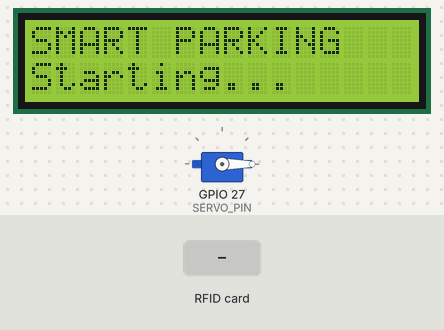
Bench run of a sketch on a simulated ESP32. Shown: 16×2 character LCD, servo. Wiring (inferred from the names in the program): 4 × IR receiver: data GPIO 25 / data GPIO 32 / data GPIO 33 / data GPIO 35. Inputs (shaded band) come from the test bench. WiFi joins after 1.5 s; servers stay silent unless stated; uploads are accepted with an empty reply; what the sketch prints to the serial monitor is not drawn.

Above: at 2.1 s.
At 5.7 s:
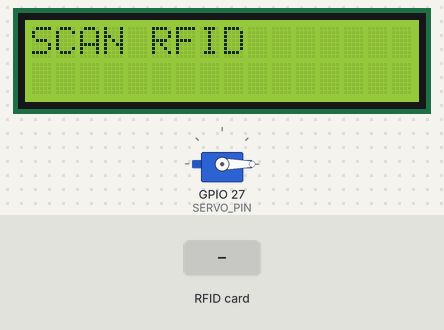
5.8 s: RFID card AD 4B 29 07 held to the reader
At 6.9 s:
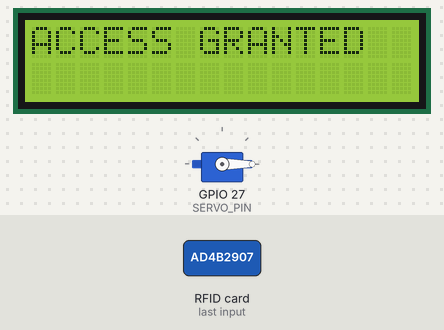
At 8.3 s:
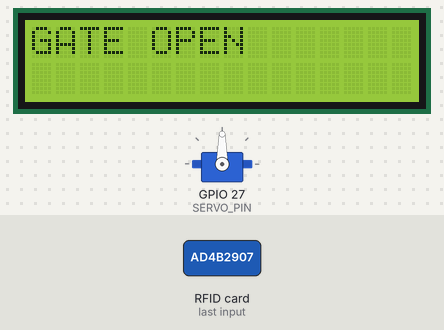
Timing chart, 0 to 24.9 s (numbered marks = the images above; inputs shaded):
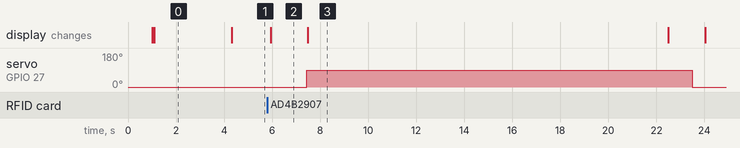

The sketch:

smart_parking.ino
```cpp
#include <WiFi.h>
#include <HTTPClient.h>
#include <SPI.h>
#include <MFRC522.h>
#include <Wire.h>
#include <LiquidCrystal_I2C.h>
#include <ESP32Servo.h>

// ============================================================
// WIFI
// ============================================================

const char* WIFI_SSID = "KaushikBedroom";
const char* WIFI_PASSWORD = "apSJW@1100";

// ============================================================
// FLASK SERVER
// ============================================================

const char* FLASK_SERVER = "192.168.31.140";
const int FLASK_PORT = 5000;

// ============================================================
// PIN CONFIGURATION
// ============================================================

// Parking slots
#define SLOT2_IR 35
#define SLOT3_IR 32
#define SLOT4_IR 33

// Entry sensor
#define ENTRY_IR 25

// RC522
#define RFID_SS 21
#define RFID_RST 22

// SPI
#define RFID_SCK 18
#define RFID_MISO 19
#define RFID_MOSI 23

// Servo
#define SERVO_PIN 27

// LCD
// SDA = GPIO 4
// SCL = RX2 = GPIO 16
#define LCD_SDA 4
#define LCD_SCL 16
#define LCD_ADDRESS 0x27

// ============================================================
// OBJECTS
// ============================================================

MFRC522 rfid(
  RFID_SS,
  RFID_RST
);

LiquidCrystal_I2C lcd(
  LCD_ADDRESS,
  16,
  2
);

Servo barrier;

// ============================================================
// SETTINGS
// ============================================================

// LOW = object detected
const bool IR_ACTIVE_LOW = true;

// Servo angles
const int BARRIER_CLOSED = 0;
const int BARRIER_OPEN = 90;

// Maximum time allowed for vehicle passage
const unsigned long PASSAGE_TIMEOUT = 15000;

// Flask update interval
const unsigned long FLASK_UPDATE_INTERVAL = 1000;

// Sensor debug interval
const unsigned long SENSOR_DEBUG_INTERVAL = 2000;

// WiFi retry interval
const unsigned long WIFI_RETRY_INTERVAL = 10000;

// ============================================================
// AUTHORIZED RFID
// ============================================================

struct AuthorizedCard {

  byte uid[10];

  byte uidSize;

  const char* name;
};

AuthorizedCard authorizedCards[] = {

  {
    {0xAD, 0x4B, 0x29, 0x07},
    4,
    "RFID Tag"
  },

  {
    {0x2E, 0x60, 0xCA, 0x2A},
    4,
    "Card 1"
  },

  {
    {0x61, 0x4E, 0xD2, 0x06},
    4,
    "Card 2"
  },

  {
    {0x1E, 0x4D, 0xD6, 0x2A},
    4,
    "Card 3"
  }
};

const int AUTHORIZED_COUNT =
  sizeof(authorizedCards) /
  sizeof(authorizedCards[0]);

// ============================================================
// PARKING VARIABLES
// ============================================================

bool slot2Occupied = false;
bool slot3Occupied = false;
bool slot4Occupied = false;

bool vehicleDetected = false;

bool barrierIsOpen = false;

String entryStatus = "WAITING";
String barrierStatus = "CLOSED";

String lastRFID = "NONE";
String lastUser = "NONE";

unsigned long barrierOpenedAt = 0;
unsigned long lastFlaskUpdate = 0;
unsigned long lastSensorDebug = 0;
unsigned long lastWiFiRetry = 0;

// ============================================================
// IR SENSOR
// ============================================================

bool isObjectDetected(int pin) {

  int state = digitalRead(pin);

  if (IR_ACTIVE_LOW) {
    return state == LOW;
  }

  return state == HIGH;
}

// ============================================================
// READ PARKING SLOTS
// ============================================================

void readParkingSlots() {

  slot2Occupied = isObjectDetected(SLOT2_IR);

  slot3Occupied = isObjectDetected(SLOT3_IR);

  slot4Occupied = isObjectDetected(SLOT4_IR);

  vehicleDetected = isObjectDetected(ENTRY_IR);
}

// ============================================================
// SENSOR DEBUG
// ============================================================

void printSensorStatus() {

  Serial.println();
  Serial.println("----------------------------------------");

  Serial.print("IR RAW: ");

  Serial.print(digitalRead(SLOT2_IR));

  Serial.print(" | ");

  Serial.print(digitalRead(SLOT3_IR));

  Serial.print(" | ");

  Serial.print(digitalRead(SLOT4_IR));

  Serial.print(" | Entry: ");

  Serial.println(digitalRead(ENTRY_IR));

  Serial.print("SLOTS: ");

  Serial.print(
    slot2Occupied
      ? "P2 OCCUPIED"
      : "P2 FREE"
  );

  Serial.print(" | ");

  Serial.print(
    slot3Occupied
      ? "P3 OCCUPIED"
      : "P3 FREE"
  );

  Serial.print(" | ");

  Serial.println(
    slot4Occupied
      ? "P4 OCCUPIED"
      : "P4 FREE"
  );

  Serial.print("ENTRY: ");

  Serial.println(
    vehicleDetected
      ? "VEHICLE DETECTED"
      : "CLEAR"
  );

  Serial.println("----------------------------------------");
}

// ============================================================
// AVAILABLE SLOTS
// ============================================================

int getAvailableSlots() {

  int available = 0;

  if (!slot2Occupied) {
    available++;
  }

  if (!slot3Occupied) {
    available++;
  }

  if (!slot4Occupied) {
    available++;
  }

  return available;
}

// ============================================================
// LCD
// ============================================================

void showLCD(String line1, String line2 = "") {

  lcd.clear();

  lcd.setCursor(0, 0);
  lcd.print(line1);

  if (line2.length() > 0) {

    lcd.setCursor(0, 1);
    lcd.print(line2);
  }
}

// ============================================================
// LCD STATES
// ============================================================

void lcdScanRFID() {

  showLCD(
    "SCAN RFID",
    ""
  );
}

void lcdAccessGranted() {

  showLCD(
    "ACCESS GRANTED",
    ""
  );
}

void lcdGateOpen() {

  showLCD(
    "GATE OPEN",
    ""
  );
}

void lcdDriveThrough() {

  showLCD(
    "DRIVE THROUGH",
    ""
  );
}

void lcdGateClosing() {

  showLCD(
    "GATE CLOSING",
    ""
  );
}

void lcdAccessDenied() {

  showLCD(
    "ACCESS DENIED",
    ""
  );
}

void lcdParkingFull() {

  showLCD(
    "PARKING FULL",
    ""
  );
}

// ============================================================
// RFID UID
// ============================================================

String getUIDString() {

  String uidString = "";

  for (
    byte i = 0;
    i < rfid.uid.size;
    i++
  ) {

    if (rfid.uid.uidByte[i] < 0x10) {

      uidString += "0";
    }

    uidString += String(
      rfid.uid.uidByte[i],
      HEX
    );

    if (i < rfid.uid.size - 1) {

      uidString += ":";
    }
  }

  uidString.toUpperCase();

  return uidString;
}

// ============================================================
// AUTHORIZED USER
// ============================================================

String getAuthorizedUser() {

  for (
    int card = 0;
    card < AUTHORIZED_COUNT;
    card++
  ) {

    if (
      rfid.uid.size !=
      authorizedCards[card].uidSize
    ) {

      continue;
    }

    bool match = true;

    for (
      byte i = 0;
      i < rfid.uid.size;
      i++
    ) {

      if (
        rfid.uid.uidByte[i] !=
        authorizedCards[card].uid[i]
      ) {

        match = false;

        break;
      }
    }

    if (match) {

      return String(
        authorizedCards[card].name
      );
    }
  }

  return "";
}

// ============================================================
// OPEN BARRIER
// ============================================================

void openBarrier() {

  barrier.write(
    BARRIER_OPEN
  );

  barrierIsOpen = true;

  barrierStatus = "OPEN";

  barrierOpenedAt = millis();

  Serial.println("BARRIER OPENED");

  // LCD
  lcdGateOpen();
}

// ============================================================
// CLOSE BARRIER
// ============================================================

void closeBarrier() {

  Serial.println("GATE CLOSING");

  // LCD first
  lcdGateClosing();

  delay(1000);

  // Close servo
  barrier.write(
    BARRIER_CLOSED
  );

  barrierIsOpen = false;

  barrierStatus = "CLOSED";

  vehicleDetected = false;

  entryStatus = "WAITING";

  Serial.println("BARRIER CLOSED");

  delay(500);

  // Return to normal state
  lcdScanRFID();
}

// ============================================================
// RFID CHECK
// ============================================================

void checkRFID() {

  // Do not scan while gate is open
  if (barrierIsOpen) {

    return;
  }

  // No new card
  if (!rfid.PICC_IsNewCardPresent()) {

    return;
  }

  // Cannot read card
  if (!rfid.PICC_ReadCardSerial()) {

    return;
  }

  Serial.println();
  Serial.println("========================================");
  Serial.println("RFID CARD/TAG DETECTED");

  // Get UID
  lastRFID = getUIDString();

  Serial.print("UID: ");
  Serial.println(lastRFID);

  // Check authorization
  String user = getAuthorizedUser();

  // ==========================================================
  // AUTHORIZED RFID
  // ==========================================================

  if (user != "") {

    lastUser = user;

    Serial.print("AUTHORIZED: ");
    Serial.println(user);

    int available =
      getAvailableSlots();

    Serial.print("Available slots: ");
    Serial.println(available);

    // ========================================================
    // PARKING FULL
    // ========================================================

    if (available <= 0) {

      entryStatus =
        "PARKING FULL";

      Serial.println(
        "ACCESS DENIED - PARKING FULL"
      );

      lcdParkingFull();

      delay(2500);

      lcdScanRFID();
    }

    // ========================================================
    // PARKING AVAILABLE
    // ========================================================

    else {

      entryStatus =
        "ACCESS GRANTED";

      Serial.println(
        "ACCESS GRANTED"
      );

      // LCD
      lcdAccessGranted();

      delay(1500);

      // Open gate
      openBarrier();
    }
  }

  // ==========================================================
  // UNAUTHORIZED RFID
  // ==========================================================

  else {

    lastUser =
      "UNAUTHORIZED";

    entryStatus =
      "ACCESS DENIED";

    Serial.println(
      "UNAUTHORIZED RFID"
    );

    // LCD
    lcdAccessDenied();

    delay(2500);

    lcdScanRFID();
  }

  // Stop RFID communication
  rfid.PICC_HaltA();

  rfid.PCD_StopCrypto1();

  Serial.println("========================================");
}

// ============================================================
// CONNECT WIFI
// ============================================================

bool connectWiFi() {

  Serial.println();
  Serial.println("========================================");
  Serial.println("CONNECTING TO WIFI");
  Serial.println("========================================");

  Serial.print("SSID: ");
  Serial.println(WIFI_SSID);

  WiFi.mode(WIFI_STA);

  WiFi.disconnect(true);

  delay(500);

  WiFi.begin(
    WIFI_SSID,
    WIFI_PASSWORD
  );

  int attempts = 0;

  while (
    WiFi.status() != WL_CONNECTED &&
    attempts < 30
  ) {

    delay(500);

    Serial.print(".");

    attempts++;
  }

  Serial.println();

  if (WiFi.status() == WL_CONNECTED) {

    Serial.println();
    Serial.println("WIFI CONNECTED");

    Serial.println("----------------------------------------");

    Serial.print("ESP32 IP Address: ");
    Serial.println(WiFi.localIP());

    Serial.print("Gateway: ");
    Serial.println(WiFi.gatewayIP());

    Serial.print("Subnet: ");
    Serial.println(WiFi.subnetMask());

    Serial.print("DNS: ");
    Serial.println(WiFi.dnsIP());

    Serial.print("Signal RSSI: ");
    Serial.print(WiFi.RSSI());
    Serial.println(" dBm");

    Serial.println("----------------------------------------");

    Serial.print("Flask Server: http://");
    Serial.print(FLASK_SERVER);
    Serial.print(":");
    Serial.print(FLASK_PORT);
    Serial.println("/api/update");

    Serial.println("========================================");

    return true;
  }

  Serial.println();
  Serial.println("WIFI CONNECTION FAILED");

  Serial.println("========================================");

  return false;
}

// ============================================================
// WIFI STATUS
// ============================================================

void checkWiFiConnection() {

  if (WiFi.status() == WL_CONNECTED) {

    return;
  }

  if (
    millis() - lastWiFiRetry >=
    WIFI_RETRY_INTERVAL
  ) {

    lastWiFiRetry = millis();

    Serial.println();
    Serial.println(
      "WiFi disconnected."
    );

    Serial.println(
      "Attempting WiFi reconnect..."
    );

    WiFi.disconnect();

    WiFi.begin(
      WIFI_SSID,
      WIFI_PASSWORD
    );
  }
}

// ============================================================
// SEND DATA TO FLASK
// ============================================================

void sendToFlask() {

  if (WiFi.status() != WL_CONNECTED) {

    Serial.println(
      "Flask update skipped - WiFi disconnected"
    );

    return;
  }

  String url =
    "http://" +
    String(FLASK_SERVER) +
    ":" +
    String(FLASK_PORT) +
    "/api/update";

  Serial.println();
  Serial.println("========================================");
  Serial.println("FLASK UPDATE");
  Serial.println("----------------------------------------");

  Serial.print("ESP32 IP: ");
  Serial.println(WiFi.localIP());

  Serial.print("Server: ");
  Serial.println(url);

  // ==========================================================
  // JSON
  // ==========================================================

  String json = "{";

  json +=
    "\"slot2\":" +
    String(
      slot2Occupied
        ? "true"
        : "false"
    ) +
    ",";

  json +=
    "\"slot3\":" +
    String(
      slot3Occupied
        ? "true"
        : "false"
    ) +
    ",";

  json +=
    "\"slot4\":" +
    String(
      slot4Occupied
        ? "true"
        : "false"
    ) +
    ",";

  json +=
    "\"entry_status\":\"" +
    entryStatus +
    "\",";

  json +=
    "\"barrier\":\"" +
    barrierStatus +
    "\",";

  json +=
    "\"vehicle_detected\":" +
    String(
      vehicleDetected
        ? "true"
        : "false"
    ) +
    ",";

  json +=
    "\"last_rfid\":\"" +
    lastRFID +
    "\",";

  json +=
    "\"last_user\":\"" +
    lastUser +
    "\"";

  json += "}";

  Serial.println("JSON:");
  Serial.println(json);

  // ==========================================================
  // HTTP
  // ==========================================================

  HTTPClient http;

  http.setConnectTimeout(5000);

  http.setTimeout(5000);

  if (!http.begin(url)) {

    Serial.println();
    Serial.println(
      "ERROR: http.begin() FAILED"
    );

    Serial.println("========================================");

    return;
  }

  http.addHeader(
    "Content-Type",
    "application/json"
  );

  Serial.println(
    "Sending POST..."
  );

  int httpCode =
    http.POST(json);

  Serial.print(
    "HTTP Response: "
  );

  Serial.println(httpCode);

  // ==========================================================
  // RESPONSE
  // ==========================================================

  if (httpCode > 0) {

    String response =
      http.getString();

    Serial.print(
      "Server Response: "
    );

    Serial.println(response);

    if (httpCode == 200) {

      Serial.println(
        "SUCCESS: Flask received the data."
      );
    }

    else {

      Serial.print(
        "Flask returned HTTP code: "
      );

      Serial.println(httpCode);
    }
  }

  else {

    Serial.println();
    Serial.println(
      "ERROR: Could not connect to Flask."
    );

    Serial.print(
      "HTTP Error: "
    );

    Serial.println(
      http.errorToString(httpCode)
    );

    Serial.println();
    Serial.println(
      "NETWORK INFORMATION"
    );

    Serial.println("----------------------------------------");

    Serial.print(
      "ESP32 IP: "
    );

    Serial.println(
      WiFi.localIP()
    );

    Serial.print(
      "Gateway: "
    );

    Serial.println(
      WiFi.gatewayIP()
    );

    Serial.print(
      "Subnet: "
    );

    Serial.println(
      WiFi.subnetMask()
    );

    Serial.print(
      "Flask IP: "
    );

    Serial.println(
      FLASK_SERVER
    );

    Serial.print(
      "Flask Port: "
    );

    Serial.println(
      FLASK_PORT
    );

    Serial.println(
      "----------------------------------------"
    );
  }

  http.end();

  Serial.println(
    "========================================"
  );
}

// ============================================================
// SETUP
// ============================================================

void setup() {

  Serial.begin(115200);

  delay(1000);

  Serial.println();
  Serial.println();

  Serial.println(
    "========================================"
  );

  Serial.println(
    "       SMART PARKING SYSTEM"
  );

  Serial.println(
    "========================================"
  );

  // ==========================================================
  // IR SENSORS
  // ==========================================================

  pinMode(
    SLOT2_IR,
    INPUT
  );

  pinMode(
    SLOT3_IR,
    INPUT
  );

  pinMode(
    SLOT4_IR,
    INPUT
  );

  pinMode(
    ENTRY_IR,
    INPUT
  );

  // ==========================================================
  // LCD
  // ==========================================================

  Wire.begin(
    LCD_SDA,
    LCD_SCL
  );

  lcd.init();

  lcd.backlight();

  showLCD(
    "SMART PARKING",
    "Starting..."
  );

  delay(1000);

  // ==========================================================
  // SERVO
  // ==========================================================

  barrier.attach(
    SERVO_PIN
  );

  barrier.write(
    BARRIER_CLOSED
  );

  barrierIsOpen = false;

  barrierStatus = "CLOSED";

  // ==========================================================
  // RFID
  // ==========================================================

  SPI.begin(
    RFID_SCK,
    RFID_MISO,
    RFID_MOSI,
    RFID_SS
  );

  rfid.PCD_Init();

  delay(100);

  // ==========================================================
  // WIFI
  // ==========================================================

  connectWiFi();

  // ==========================================================
  // SENSOR READING
  // ==========================================================

  readParkingSlots();

  printSensorStatus();

  // ==========================================================
  // LCD READY
  // ==========================================================

  lcdScanRFID();

  // ==========================================================
  // INITIAL FLASK UPDATE
  // ==========================================================

  if (
    WiFi.status() == WL_CONNECTED
  ) {

    sendToFlask();
  }

  Serial.println();
  Serial.println(
    "SYSTEM READY"
  );

  Serial.println(
    "========================================"
  );
}

// ============================================================
// LOOP
// ============================================================

void loop() {

  // ==========================================================
  // WIFI
  // ==========================================================

  checkWiFiConnection();

  // ==========================================================
  // READ SENSORS
  // ==========================================================

  readParkingSlots();

  // ==========================================================
  // RFID
  // ==========================================================

  checkRFID();

  // ==========================================================
  // BARRIER
  // ==========================================================

  if (barrierIsOpen) {

    // --------------------------------------------------------
    // VEHICLE HAS REACHED ENTRY SENSOR
    // --------------------------------------------------------

    if (vehicleDetected) {

      entryStatus =
        "VEHICLE PASSING";

      Serial.println(
        "VEHICLE DETECTED AT ENTRY"
      );

      // LCD
      lcdDriveThrough();

      unsigned long start =
        millis();

      // ------------------------------------------------------
      // WAIT UNTIL VEHICLE CLEARS ENTRY SENSOR
      // ------------------------------------------------------

      while (
        isObjectDetected(ENTRY_IR) &&
        millis() - start < 10000
      ) {

        delay(100);

        readParkingSlots();
      }

      // ------------------------------------------------------
      // VEHICLE PASSED
      // ------------------------------------------------------

      closeBarrier();
    }

    // --------------------------------------------------------
    // VEHICLE DID NOT PASS
    // --------------------------------------------------------

    else if (
      millis() -
      barrierOpenedAt >
      PASSAGE_TIMEOUT
    ) {

      Serial.println(
        "PASSAGE TIMEOUT"
      );

      closeBarrier();
    }
  }

  // ==========================================================
  // SEND DATA TO FLASK EVERY SECOND
  // ==========================================================

  if (
    millis() -
    lastFlaskUpdate >=
    FLASK_UPDATE_INTERVAL
  ) {

    lastFlaskUpdate =
      millis();

    sendToFlask();
  }

  // ==========================================================
  // SENSOR DEBUG
  // ==========================================================

  if (
    millis() -
    lastSensorDebug >=
    SENSOR_DEBUG_INTERVAL
  ) {

    lastSensorDebug =
      millis();

    printSensorStatus();
  }

  // ==========================================================
  // SMALL LOOP DELAY
  // ==========================================================

  delay(50);
}
```

Measured:
- after the input at 5.8 s, servo on GPIO 27 (SERVO_PIN): 0° → 90° after 1.6 s, → 0° 16.1 s later; the display: changes after 0.14 s (image 2)
- what the display in image 0 shows lasts 3.2 s, from 1.1 s to 4.3 s
- what the display in image 2 shows lasts 1.6 s, from 5.9 s to 7.5 s
